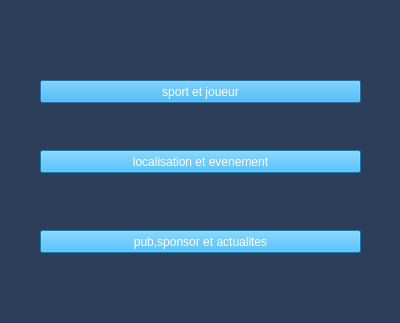
<?xml version="1.0" encoding="UTF-8"?>
<ui version="4.0">
 <class>Dialog_home</class>
 <widget class="QDialog" name="Dialog_home">
  <property name="geometry">
   <rect>
    <x>0</x>
    <y>0</y>
    <width>400</width>
    <height>323</height>
   </rect>
  </property>
  <property name="windowTitle">
   <string>Dialog</string>
  </property>
  <property name="styleSheet">
   <string notr="true">background-color: rgb(44, 62, 89);</string>
  </property>
  <widget class="QPushButton" name="sport">
   <property name="geometry">
    <rect>
     <x>40</x>
     <y>80</y>
     <width>321</width>
     <height>23</height>
    </rect>
   </property>
   <property name="styleSheet">
    <string notr="true">background-color: rgb(34, 167, 240);

color: rgb(255, 255, 255);</string>
   </property>
   <property name="text">
    <string>sport et joueur</string>
   </property>
  </widget>
  <widget class="QPushButton" name="localisationetevenement">
   <property name="geometry">
    <rect>
     <x>40</x>
     <y>150</y>
     <width>321</width>
     <height>23</height>
    </rect>
   </property>
   <property name="styleSheet">
    <string notr="true">background-color: rgb(34, 167, 240);

color: rgb(255, 255, 255);</string>
   </property>
   <property name="text">
    <string>localisation et evenement</string>
   </property>
  </widget>
  <widget class="QPushButton" name="pubsponsoractu">
   <property name="geometry">
    <rect>
     <x>40</x>
     <y>230</y>
     <width>321</width>
     <height>23</height>
    </rect>
   </property>
   <property name="styleSheet">
    <string notr="true">background-color: rgb(34, 167, 240);

color: rgb(255, 255, 255);</string>
   </property>
   <property name="text">
    <string>pub,sponsor et actualites</string>
   </property>
  </widget>
 </widget>
 <resources/>
 <connections/>
</ui>
